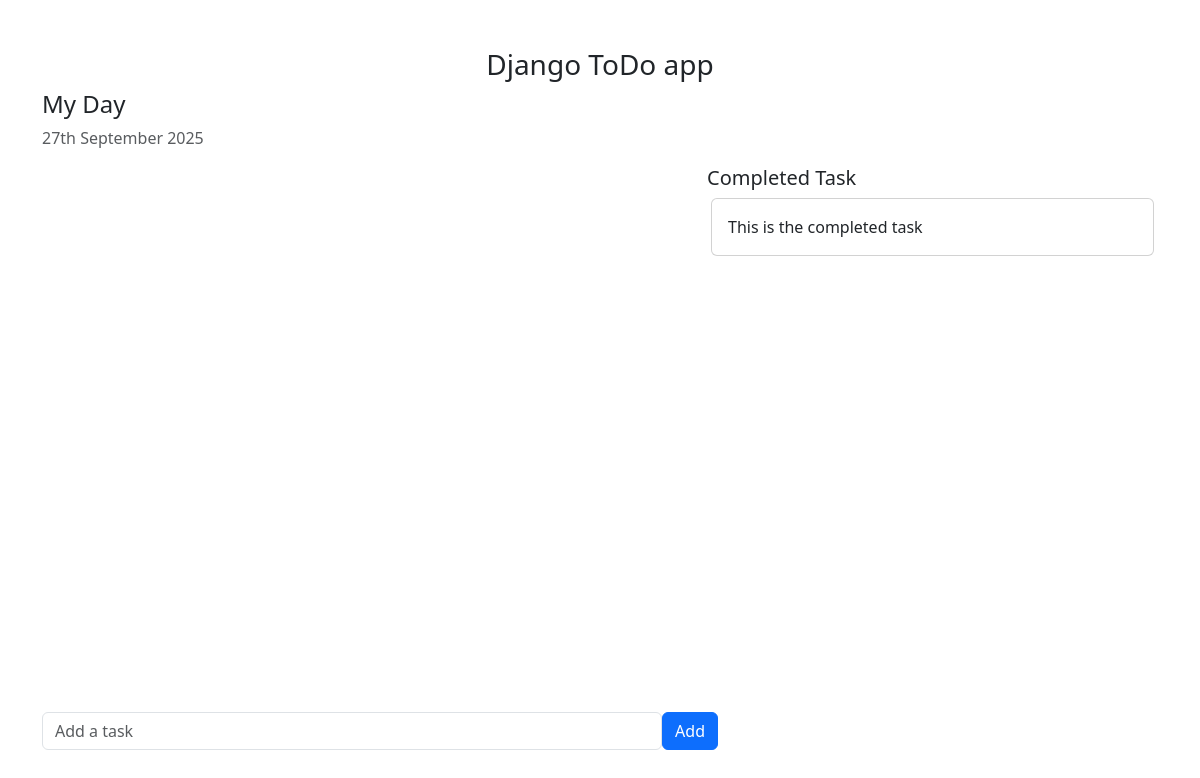
Before: / with the older database file.
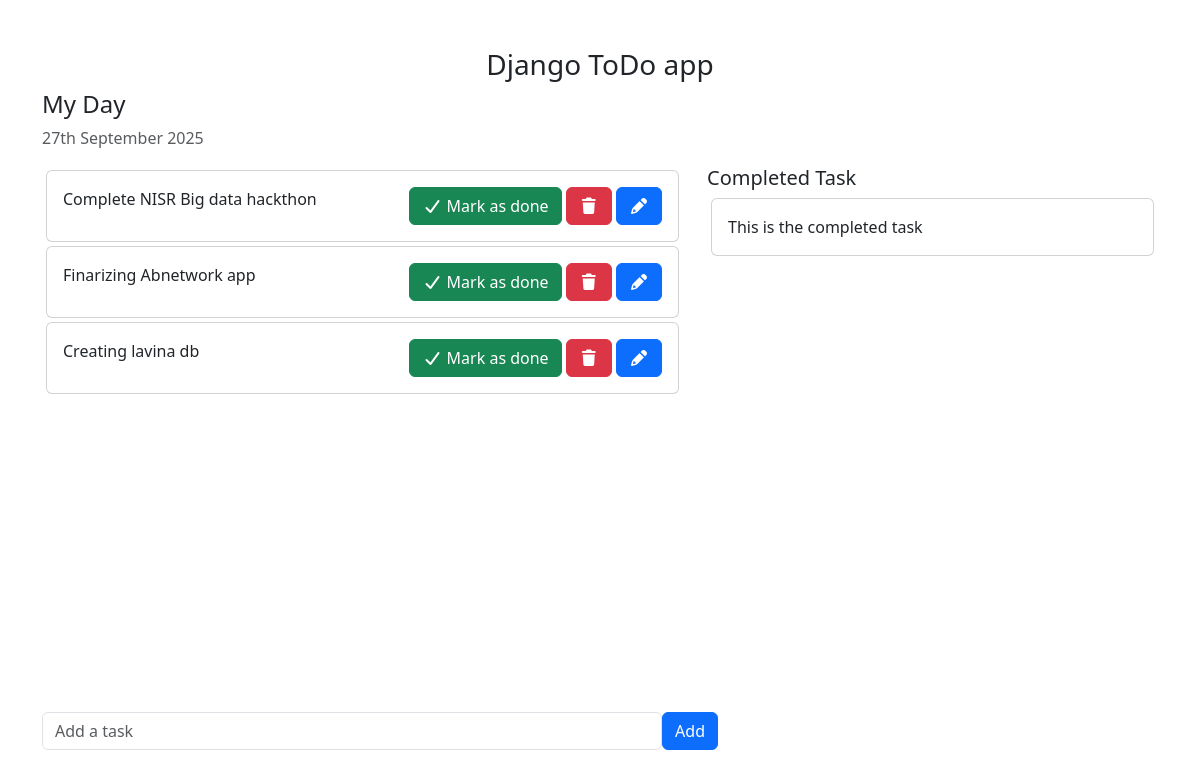
After: the same page with the newer database file.
### todo/models.py (models this page shows, shortened)
class Task(models.Model):
    task = models.CharField(max_length=250)
    is_completed = models.BooleanField(default=False)
    created_at = models.DateTimeField(auto_now_add=True)
    updated_at = models.DateTimeField(auto_now = True)

### todo_main/views.py (the view)
# urls.py: 2. Add a URL to urlpatterns:  path('', views.home, name='home')
def home(request):
    tasks = Task.objects.filter(is_completed = False)
    context = {
        'tasks':tasks
    }
    return render(request, 'home.html', context)

### templates/home.html (shortened to what this page needs)
{% load static %}
<!DOCTYPE html>
<html lang="en">
<head>
    <link href="https://cdn.jsdelivr.net/npm/bootstrap@5.3.8/dist/css/bootstrap.min.css" rel="stylesheet">
    <link rel="stylesheet" href="https://cdnjs.cloudflare.com/ajax/libs/font-awesome/7.0.1/css/all.min.css" />
</head>
<body>
  <div class="container">
    <h3 class="pt-5 text-center">Django ToDo app</h3>
    <div class="row">
        <h4>My Day</h4>
        <p class="text-muted">{%now "jS F Y"%}</p>
        <div class="col-md-7 col-lg-7" style="height: 450px;overflow: scroll;">
             {% for task in tasks %}
             <div class="card m-1">
                <div class="card-body">
                    {{ task.task}}
                    <span style="position:relative;float:right;">
                        <buttton class="btn btn-success"><i class="fa fa-check"></i> Mark as done</buttton>
                        <button class="btn btn-danger"><i class="fa fa-trash"></i></button>
                        <button class="btn btn-primary"><i class="fa fa-pencil"></i></button>
                    </span>
                </div>
             </div>
             {% endfor %}
        </div>
        <div class="col-md-5 col-lg-5">
            <h5>Completed Task</h5>
             <div class="card m-1">
                <div class="card-body">This is the completed task</div>
             </div>
        </div>
    </div>
    <div class="row">
        <div class="col-md-7 col-lg-7" style="position:absolute;bottom:50px;">
            <form action="">
                <div class="from-group">
                    <span style="display:flex;">
                        <input type="text" class="form-control" placeholder="Add a task">
                        <button class="btn btn-primary">Add</button>
                    </span>
                </div>
            </form>
        </div>
    </div>
  </div>
</body>
</html>

Changed rows visible on the page:
added Task: task "Complete NISR Big data hackthon"
added Task: task "Finarizing Abnetwork app"
added Task: task "Creating lavina db"
